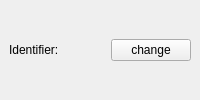
       <widget class="QWidget" name="w_taskname" native="true">
        <layout class="QHBoxLayout" name="horizontalLayout_4">
         <property name="leftMargin">
          <number>9</number>
         </property>
         <property name="topMargin">
          <number>0</number>
         </property>
         <property name="rightMargin">
          <number>9</number>
         </property>
         <property name="bottomMargin">
          <number>0</number>
         </property>
         <item>
          <widget class="QLabel" name="l_tasklabel">
           <property name="text">
            <string>Identifier:</string>
           </property>
          </widget>
         </item>
         <item>
          <widget class="QLabel" name="l_taskName">
           <property name="sizePolicy">
            <sizepolicy hsizetype="Expanding" vsizetype="Preferred">
             <horstretch>0</horstretch>
             <verstretch>0</verstretch>
            </sizepolicy>
           </property>
           <property name="text">
            <string/>
           </property>
           <property name="alignment">
            <set>Qt::AlignmentFlag::AlignCenter</set>
           </property>
          </widget>
         </item>
         <item>
          <widget class="QPushButton" name="b_changeTask">
           <property name="enabled">
            <bool>true</bool>
           </property>
           <property name="focusPolicy">
            <enum>Qt::FocusPolicy::NoFocus</enum>
           </property>
           <property name="text">
            <string>change</string>
           </property>
          </widget>
         </item>
        </layout>
       </widget>
